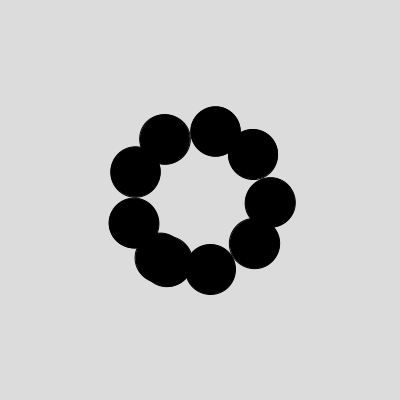
Frame 1 (no input)
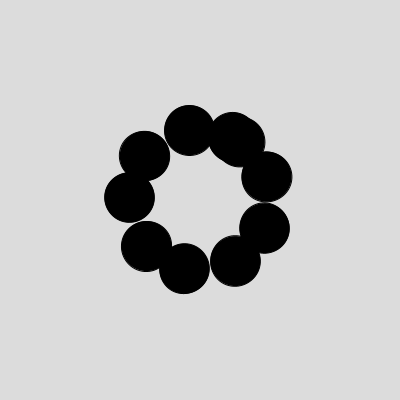
Frame 60 (the mouse pressed at the canvas centre just before this capture)
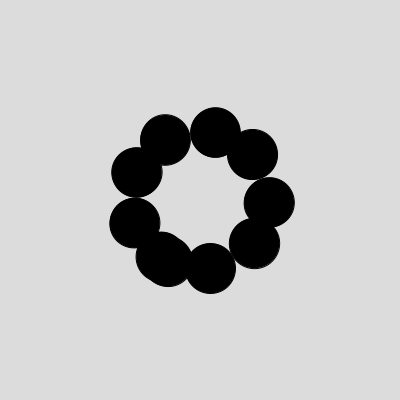
Frame 120 (the mouse held since frame 60 and released just before this capture)

The Processing sketch that drew these frames (run headless with seeded random() and noise(); from frame 60 on, the mouse is pressed at the canvas centre):

// Processing sketch: processing_140124
// ── processing_140124.pde

float angle= 0.1;
float x,y;
float r=50;
void setup(){
size(400,400);

}
void draw(){
  background(220);
  fill(0);
  translate(width/2,height/2);
  for(int i=1;i<=10;i++) // i <100 karne se path increase hota hai
  {
  angle +=.005;// angle ka increment barhaney se fast hota hai.//0.1
  //rotate(1.7); // comment this and try down values. 
  rotate(1.25);
  //rotate( 50.9);
  rotate( 12.7);// also check these values 0.7 0.9

  x=r*cos(angle);
  y=r*cos(angle);
  ellipse(x,y,r,r);
  }
  
}
